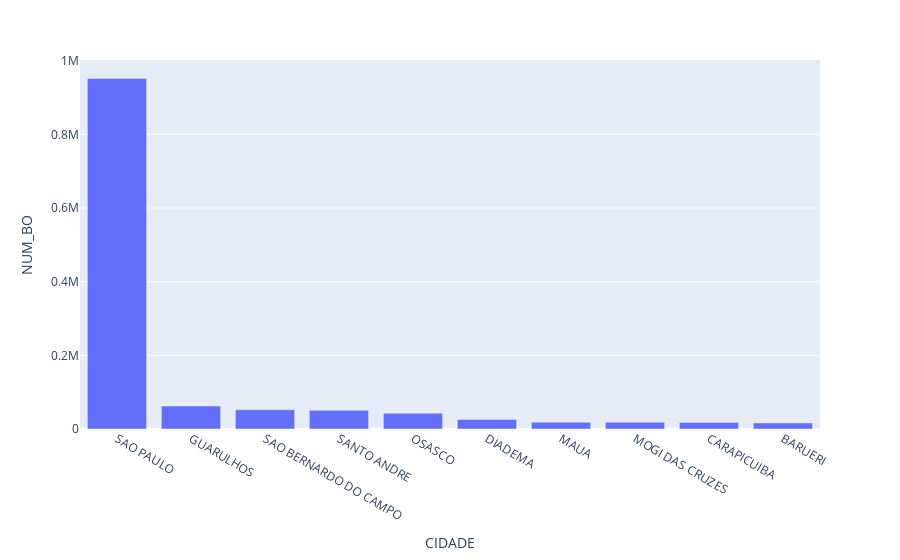

Notebook source saved alongside this figure:
### Code cell
bo_count_city = df_clean.groupby("CIDADE").count()["NUM_BO"].reset_index()
bo_count_city_more = bo_count_city.sort_values("NUM_BO",ascending=False).reset_index()[:10]
bo_count_city_less = bo_count_city.sort_values("NUM_BO").reset_index()[-10:]
fig = px.bar(bo_count_city_more, x='CIDADE', y='NUM_BO')
fig.show()

### Figure 1 — Plotly figure (JSON) as saved in the notebook; plotly's stock layout.template omitted (floating-point values rounded to 4 significant figures)
{"data": [{"alignmentgroup": "True", "hovertemplate": "CIDADE=%{x}<br>NUM_BO=%{y}<extra></extra>", "legendgroup": "", "marker": {"color": "#636efa", "pattern": {"shape": ""}}, "name": "", "offsetgroup": "", "orientation": "v", "showlegend": false, "textposition": "auto", "type": "bar", "x": ["SAO PAULO", "GUARULHOS", "SAO BERNARDO DO CAMPO", "SANTO ANDRE", "OSASCO", "DIADEMA", "MAUA", "MOGI DAS CRUZES", "CARAPICUIBA", "BARUERI"], "xaxis": "x", "y": [951789, 62360, 52378, 50576, 42718, 25625, 18412, 18263, 17840, 16369], "yaxis": "y"}], "layout": {"barmode": "relative", "legend": {"tracegroupgap": 0}, "margin": {"t": 60}, "xaxis": {"anchor": "y", "domain": [0, 1], "title": {"text": "CIDADE"}}, "yaxis": {"anchor": "x", "domain": [0, 1], "title": {"text": "NUM_BO"}}}}
